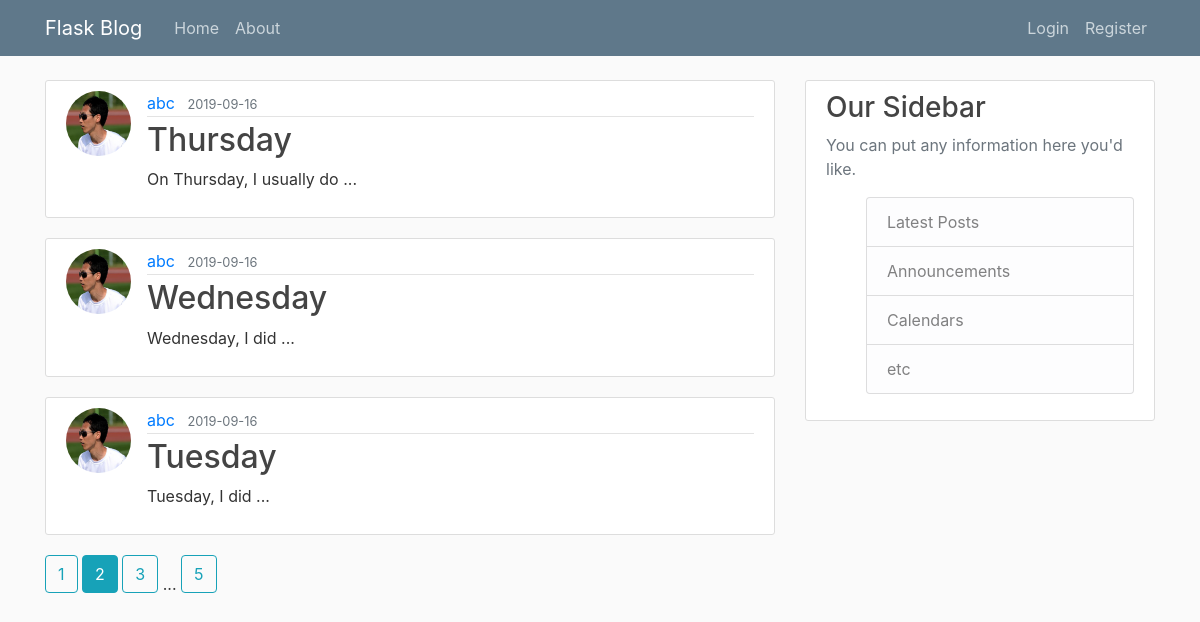
The page /home?page=2 on the database its author committed.
### DBwithFlaskPackage/models.py (models this page shows, shortened)
class Post(db.Model):
	id = db.Column(db.Integer, primary_key=True)
	title = db.Column(db.String(100), nullable=False)
	date_posted = db.Column(db.DateTime, nullable=False, default=datetime.utcnow)
	content = db.Column(db.Text, nullable=False)
	user_id = db.Column(db.Integer, db.ForeignKey('user.id'), nullable=False)

class User(db.Model, UserMixin):
	id = db.Column(db.Integer, primary_key=True)
	username = db.Column(db.String(20), unique=True, nullable=False)
	email = db.Column(db.String(120), unique=True, nullable=False)
	image_file = db.Column(db.String(20), nullable=False, default="default.png")
	password = db.Column(db.String(60), nullable=False)
	posts = db.relationship('Post', backref='author', lazy=True)

### DBwithFlaskPackage/routes.py (the view)
@app.route("/")
@app.route("/home")
def	home():
	page = request.args.get('page', 1, type = int)
	posts = Post.query.order_by(Post.date_posted.desc()).paginate(page = page, per_page = 3)
	return render_template("home.html", posts = posts)

### DBwithFlaskPackage/templates/home.html
{% extends "layout.html" %}
{% block content %}
	{% for post in posts.items %}
		<article class="media content-section">
			<img class="rounded-circle article-img" src="{{url_for('static', filename = 'profile_pics/' + post.author.image_file)}}">
			<div class="media-body">
				<div class="article-metadata">
					<a class="mr-2" href="{{url_for('user_posts', username = post.author.username)}}">{{ post.author.username }}</a>
					<small class="text-muted">{{ post.date_posted.strftime('%Y-%m-%d') }}</small>
				</div>
				<h2><a class="article-title" href="{{url_for('post', post_id=post.id)}}">{{ post.title }}</a></h2>
				<p class="article-content">{{ post.content }}</p>
			</div>
		</article>
	{% endfor %}
	{%for page_num in posts.iter_pages(left_edge = 1, right_edge = 1, left_current = 1, right_current = 2)%}
		{%if page_num%}
			{%if posts.page == page_num%}
				<a class="btn btn-info mb-4" href="{{url_for('home', page = page_num)}}">{{page_num}}</a>
			{%else%}
				<a class="btn btn-outline-info mb-4" href="{{url_for('home', page = page_num)}}">{{page_num}}</a>
			{%endif%}
		{%else%}
			...
		{%endif%}
	{%endfor%}
{% endblock content %}

### DBwithFlaskPackage/static/main.css (style rules this page uses)
body { background: #fafafa; color: #333333; margin-top: 5rem; }
h1, h2, h3, h4, h5, h6 { color: #444444; }
.content-section { background: #ffffff; padding: 10px 20px; border: 1px solid #dddddd; border-radius: 3px; margin-bottom: 20px; }
.article-title { color: #444444; }
.article-content { white-space: pre-line; }
.article-img { height: 65px; width: 65px; margin-right: 16px; }
.article-metadata { padding-bottom: 1px; margin-bottom: 4px; border-bottom: 1px solid #e3e3e3 }

### rows shown on the page
Post: image_file (picture), author.username "abc", date_posted "2019-09-16", title "Thursday", content "On Thursday, I usually do ..."
Post: image_file (picture), author.username "abc", date_posted "2019-09-16", title "Wednesday", content "Wednesday, I did ..."
Post: image_file (picture), author.username "abc", date_posted "2019-09-16", title "Tuesday", content "Tuesday, I did ..."

### other values the page prints
{{ page_num }} "1" "3" "5"
{{ page_num }} "2"
